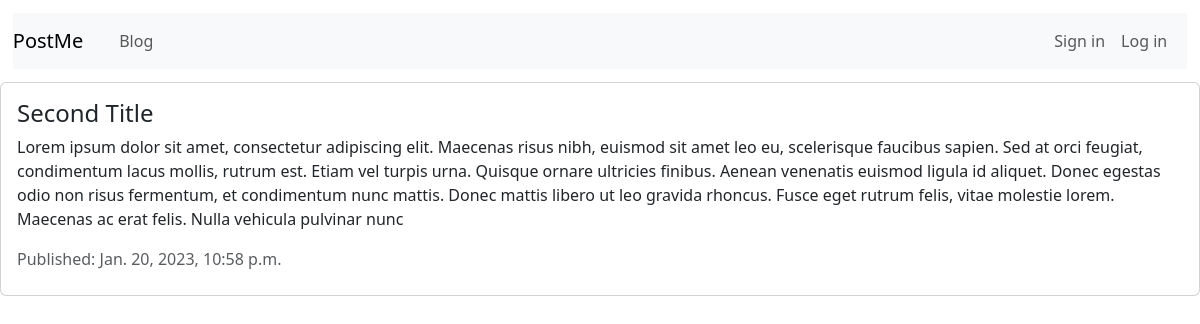
/blog/posts/5, run on the app's committed database.
### blogApp/models.py (models this page shows, shortened)
class Post(models.Model):
    title = models.CharField(max_length=255, default="Default Title")
    content = models.TextField()
    publish_date = models.DateTimeField(auto_now_add=True)

### blogApp/views.py (the view)
# urls.py: path('posts/<int:pk>', PostDetailView.as_view(), name='post'),
class PostDetailView(DetailView):
    model = Post
    context_object_name = 'post'
    template_name = 'blogApp/post.html'

### templates/blogApp/post.html
{% extends 'base.html' %}
{% block content %}
    <div class="card">
        <div class="card-body">
            <h4 class="card-title">{{ post.title }}</h4>
            <p class="card-text">{{ post.content }}</p>
            <div class="text-muted mb-2">Published: {{ post.publish_date }}</div>
        </div>
    </div>
{% endblock %}

### static/css/base.css (style rules this page uses)
* { margin: 0; }

### data on the page
Post: title "Second Title", content "Lorem ipsum dolor sit amet, consectetur adipiscing elit. Maecenas risus nibh, euismod sit amet leo eu, scelerisque faucibus sapien. Sed at orci feugiat, condimentum lacus mollis, rutrum est. Etiam vel turpis urna. Quisque ornare ultricies finibus. Aenean venenatis euismod ligula id aliquet. Donec egestas odio non risus fermentum, et condimentum nunc mattis. Donec mattis libero ut leo gravida rhoncus. Fusce eget rutrum felis, vitae molestie lorem. Maecenas ac erat felis. Nulla vehicula pulvinar nunc", publish_date "Jan. 20, 2023, 10:58 p.m."
